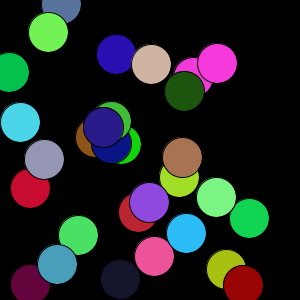
Frame 1 (no input)
Frame 60 (the mouse pressed at the canvas centre just before this capture): identical to frame 1, image omitted
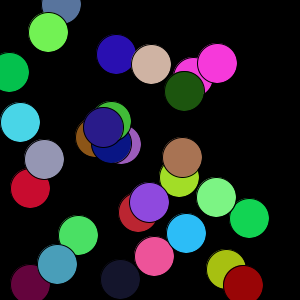
Frame 120 (the mouse held since frame 60 and released just before this capture)

The Processing sketch that drew these frames (run headless with seeded random() and noise(); from frame 60 on, the mouse is pressed at the canvas centre):

// Processing sketch: arrays_color_circles
// ── arrays_color_circles.pde
// create some arrays for position and color
int [] xp = new int[30];
int [] yp = new int[30];
color [] c = new color[30];

void setup() {
  size(300, 300);
  
  // set values of arrays to be random numbers
  for (int i = 0; i < 30; i++) {
    xp[i] = (int)random(width);
    yp[i] = (int)random(height);
    c[i] = color(random(255), random(255), random(255));
  }
}

void draw() {
  
  background(0);
  
  // draw ellipses
  for (int i = 0; i < 30; i++) {
    fill(c[i]);
    ellipse(xp[i], yp[i], 40, 40);
  }

  // calculate closeness to mouse and change colors
  for (int i = 0; i < 30; i++) {
    float d = dist(xp[i], yp[i], mouseX, mouseY);
    if (d < 30) { 
      c[i] = color(random(255), random(255), random(255));
    }
  }
}
